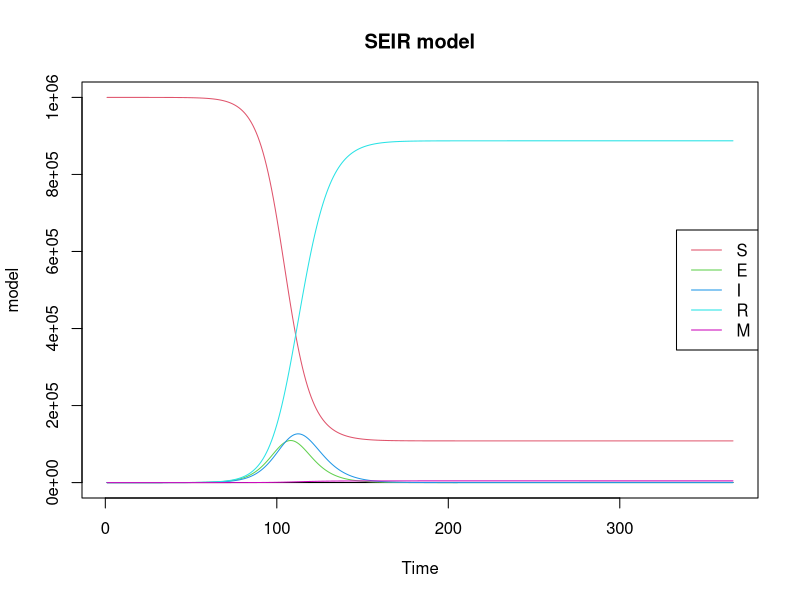
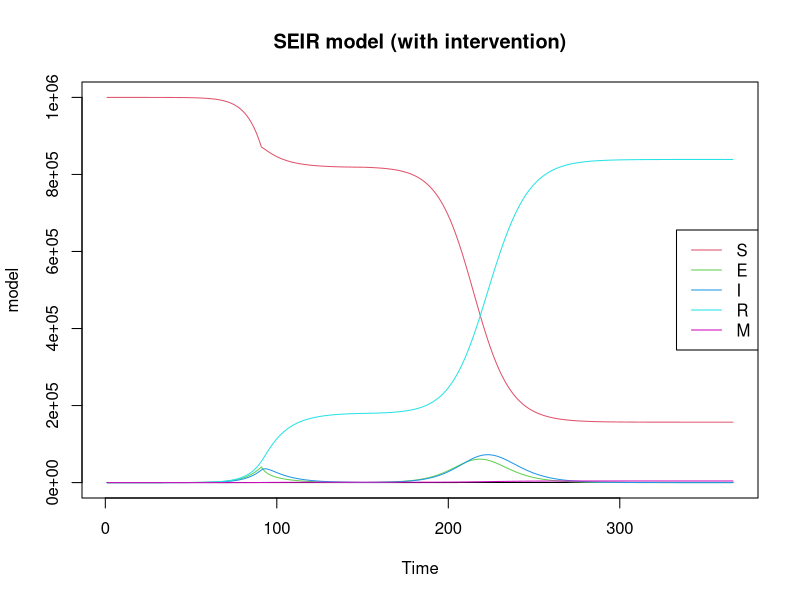

Source code (R) for these figures, in order:
require(deSolve)

main <- function(){
  
  ## no intervention
  
  SEIR <- function(time, current_state, params){
    
    with(as.list(c(current_state, params)),{
      N <- S+E+I+R
      dS <- -(beta*S*I)/N
      dE <- (beta*S*I)/N - sigma*E
      dI <- sigma*E - gamma*I - mu*I
      dR <- gamma*I
      dM <- mu*I
      
      return(list(c(dS, dE, dI, dR, dM)))
    })
  }
  
  params <- c(
    beta=0.5, 
    sigma=0.25, 
    gamma=0.2, 
    mu=0.001
    )
  
  initial_state <- c(S=999999, E=1, I=0, R=0, M=0)
  
  times <- 0:365
  
  model <- ode(initial_state, times, SEIR, params)
  
  print(summary(model))
  
  matplot(
    model,
    type="l",
    lty=1,
    main="SEIR model",
    xlab="Time"
    )
  
  legend <- colnames(model)[2:6]
  
  legend("right", legend=legend, col=2:6, lty = 1)
  
  infections <- as.data.frame(model)$I
  
  peak <- max(infections)
  
  match(peak, infections)
  
  print(paste("peak:",peak))
  
  print(paste("peak day:", match(peak, infections)))
  
  
  ### with lockdown
  
  require(deSolve)
  
  SEIR_lockdown <- function(time, current_state, params){
  
    with(as.list(c(current_state, params)),{
      
      beta = ifelse(
        (time <= start_lockdown || time >= end_lockdown),
        0.5, 0.1
        )
      
      N <- S+E+I+R
      dS <- -(beta*S*I)/N
      dE <- (beta*S*I)/N - sigma*E
      dI <- sigma*E - gamma*I - mu*I
      dR <- gamma*I
      dM <- mu*I
      
      return(list(c(dS, dE, dI, dR, dM)))
    })
  }
  
  params <- c(
    sigma=0.25,
    gamma=0.2,
    mu=0.001,
    start_lockdown=90,
    end_lockdown=150
    )
  
  initial_state <- c(S=999999, E=1, I=0, R=0, M=0)
  
  times <- 0:365
  
  model <- ode(initial_state, times, SEIR_lockdown, params)
  
  print(summary(model))
  
  matplot(
    model, 
    type="l",
    lty=1, 
    main="SEIR model (with intervention)", 
    xlab="Time"
    )
  
  legend <- colnames(model)[2:6]
  
  legend("right", legend=legend, col=2:6, lty = 1)
  
  infections <- as.data.frame(model)$I
  
  peak <- max(infections)
  
  match(peak, infections)
  
  print(paste("peak:",peak))
  
  print(paste("peak day:", match(peak, infections)))
}

main()
